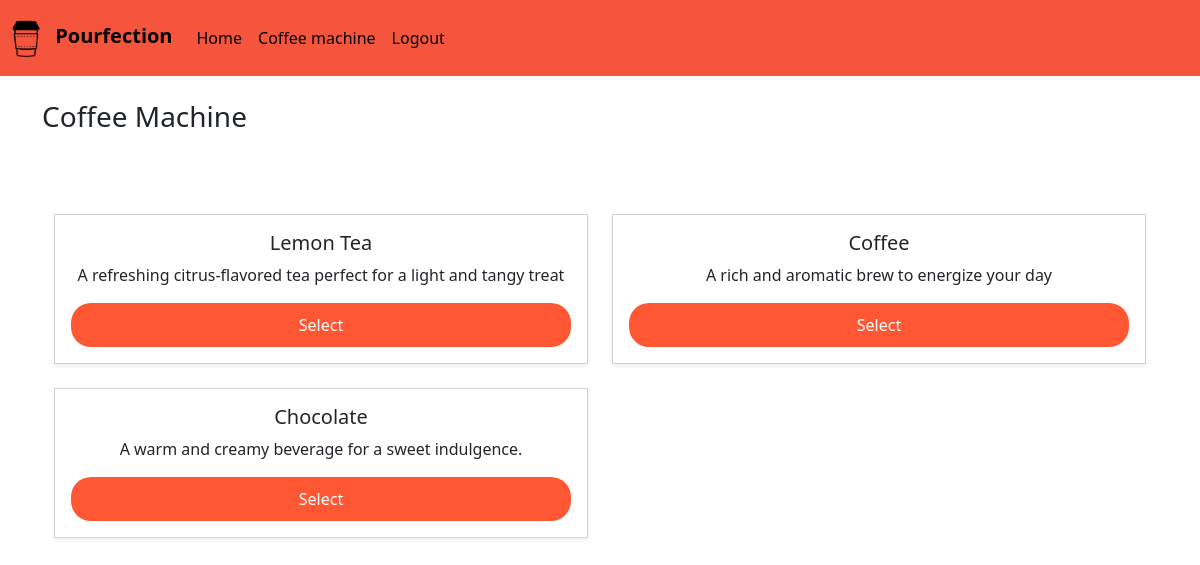
The app's page /machine (signed in) with its own data.
### website/models.py (models this page shows)
class Recipe(db.Model):
    id = db.Column(db.Integer, primary_key=True)
    name = db.Column(db.String(100), nullable=False)
    description = db.Column(db.String(500), nullable=False)

### website/views.py (the view)
@views.route('/machine')
@login_required
def machine():
    recipes = Recipe.query.all()
    return render_template("machine.html", user=current_user, recipes=recipes)

### website/templates/machine.html (shortened to what this page needs)
{% extends "base.html" %}
{% block header %} Coffee Machine {% endblock %}
{% block content %}
{% if user.is_authenticated %}
<div class="container py-5">
    <div class="row row-cols-1 row-cols-md-2 g-4">
        {% for r in recipes %}
        <div class="col">
            <div class="card shadow-sm h-100">
                <div class="card-body">
                    <h5 class="card-title">{{ r.name }}</h5>
                    <p class="card-text">{{ r.description }}</p>
                    <button class="btn custom-select-button select-recipe" data-bs-toggle="modal" data-bs-target="#sizeModal" data-recipe-id="{{ r.id }}">
                        Select
                    </button>
                </div>
            </div>
        </div>
        {% endfor %}
    </div>
</div>
{% endif %}
{% endblock %}

### website/templates/base.html (shortened to what this page needs)
{% set app_name = "Pourfection" %}
<!DOCTYPE html>
<html>
<head>
    <link
            rel="stylesheet"
            href="https://cdn.jsdelivr.net/npm/bootstrap@5.3.2/dist/css/bootstrap.min.css"
    />
    <link
            rel="stylesheet"
            href="https://cdnjs.cloudflare.com/ajax/libs/font-awesome/6.5.1/css/all.min.css"
    />
    <link
            rel="stylesheet"
            href="{{ url_for('static', filename='main.css') }}"
    />
</head>
<body>
    <nav class="navbar navbar-expand-lg navbar-dark" style="background-color: #F5553D;">
        <a class="navbar-brand" href="#" style="color: black;">
            <img src="{{ url_for('static', filename='img/image.png') }}" width="50" height="50" style="display: inline-block;">
            <b>{{ app_name }}</b>
        </a>
        <div class="collapse navbar-collapse" id="navbar">
            <div class="navbar-nav">
                <a class="nav-item nav-link" id="home" href="/" style="color: black;">Home</a>
                {% if user.is_authenticated %}
                <a class="nav-item nav-link" id="machine" href="/machine" style="color: black;">Coffee machine</a>
                <a class="nav-item nav-link" id="logout" href="/logout" style="color: black;">Logout</a>
                {% else %}
                <a class="nav-item nav-link" id="login" href="/login" style="color: black;">Login</a>
                <a class="nav-item nav-link" id="signup" href="/signup" style="color: black;">Sign Up</a>
                {% endif %}
            </div>
        </div>
    </nav>
<br/>
<div class="container">
    <h3>{% block header %} {% endblock %}</h3>
    {% block content %}
    {% endblock %}
</div>
</body>
</html>

### website/static/main.css (style rules this page uses)
.card { text-align: center; cursor: pointer; transition: transform 0.2s ease-in-out; border-radius: 0; }
.card-body { display: flex; flex-direction: column; justify-content: center; height: 100%; }
.btn { border-radius: 50px; }
.navbar { background-color: #F5553D; color: black; }

### website/templates/machine.html (style rules this page uses)
.custom-select-button { background-color: #FF5733; color: white; border: none; padding: 10px 20px; font-size: 16px; border-radius: 20px; cursor: pointer; width: 100%; }

### records on screen
Recipe: name "Lemon Tea", description "A refreshing citrus-flavored tea perfect for a light and tangy treat"
Recipe: name "Coffee", description "A rich and aromatic brew to energize your day"
Recipe: name "Chocolate", description "A warm and creamy beverage for a sweet indulgence."

### other values on screen
{{ app_name }} "Pourfection"
